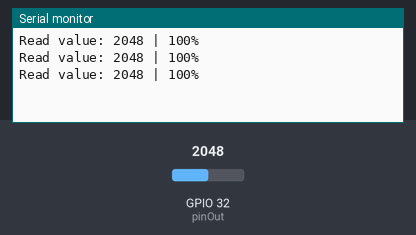
A sketch run on a simulated ESP32. Shown: the last lines printed to the serial monitor. The test bench sets the inputs (shaded band); at power-on: GPIO 32 (pinOut) = 2048.

Above: at 1.3 s.
1.4 s: GPIO 32 (pinOut) set to 2866
At 1.9 s:
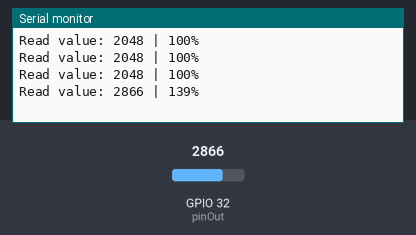
2.9 s: GPIO 32 (pinOut) set to 3603
At 3.4 s:
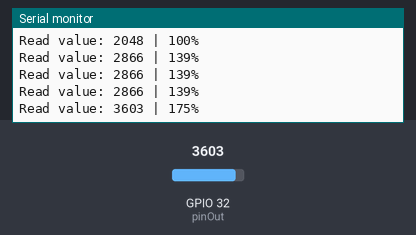
Timing chart, 0 to 5.9 s (numbered marks = the images above; inputs shaded):
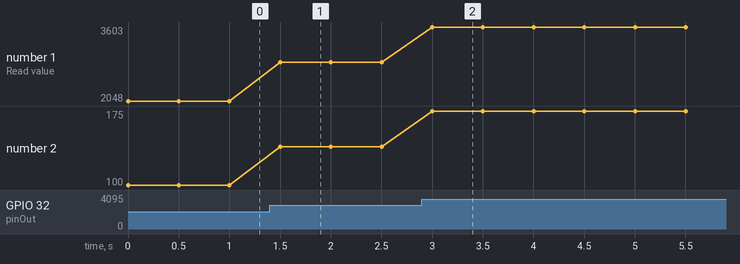

The sketch:

BF350-3AA.ino
```cpp
// BF350-3AA Load Cell Module

// Setting the connection pin
#define pinOut 32
// Variables to store the results
int value = 0;
int percentage = 0;

void setup() {
  // Start communication over the serial line
  // at a speed of 9600 baud
  Serial.begin(9600);
}

void loop() {
  // Read the analog value from the set pin
  value = analogRead(pinOut);
  // Convert the read data from the analog range (0-2048)
  // to percentage (0-100)
  percentage = map(value, 0, 2048, 0, 100);
  // Print all information over the serial line
  Serial.print("Read value: ");
  Serial.print(value);
  Serial.print(" | ");
  Serial.print(percentage);
  Serial.println("%");
  // Pause before new measurement
  delay(500);
}
```

Measured:
- after the input at 1.4 s, the serial monitor: prints a new line after 0.10 s (image 1)
- after the input at 2.9 s, the serial monitor: prints a new line after 0.10 s (image 2)
- plotted number 1: 2048 → 2866 after the input at 1.4 s, 2866 → 3603 after the input at 2.9 s
- plotted number 2: 100 → 139 after the input at 1.4 s, 139 → 175 after the input at 2.9 s
